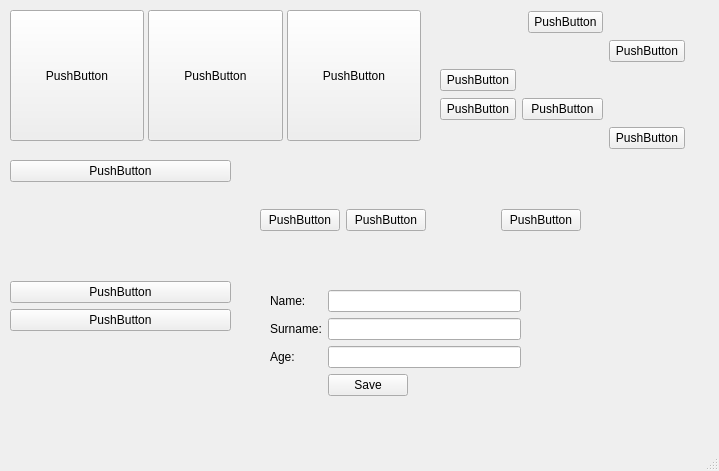
<?xml version="1.0" encoding="UTF-8"?>
<ui version="4.0">
 <class>MainWindow</class>
 <widget class="QMainWindow" name="MainWindow">
  <property name="geometry">
   <rect>
    <x>0</x>
    <y>0</y>
    <width>719</width>
    <height>471</height>
   </rect>
  </property>
  <property name="sizePolicy">
   <sizepolicy hsizetype="Preferred" vsizetype="Fixed">
    <horstretch>0</horstretch>
    <verstretch>0</verstretch>
   </sizepolicy>
  </property>
  <property name="windowTitle">
   <string>MainWindow</string>
  </property>
  <widget class="QWidget" name="centralwidget">
   <widget class="QWidget" name="horizontalLayoutWidget">
    <property name="geometry">
     <rect>
      <x>10</x>
      <y>10</y>
      <width>411</width>
      <height>131</height>
     </rect>
    </property>
    <layout class="QHBoxLayout" name="horizontalLayout" stretch="0,0,0">
     <property name="spacing">
      <number>4</number>
     </property>
     <item>
      <widget class="QPushButton" name="pushButton_3">
       <property name="sizePolicy">
        <sizepolicy hsizetype="Minimum" vsizetype="Expanding">
         <horstretch>0</horstretch>
         <verstretch>0</verstretch>
        </sizepolicy>
       </property>
       <property name="text">
        <string>PushButton</string>
       </property>
      </widget>
     </item>
     <item>
      <widget class="QPushButton" name="pushButton_2">
       <property name="sizePolicy">
        <sizepolicy hsizetype="Minimum" vsizetype="Expanding">
         <horstretch>0</horstretch>
         <verstretch>0</verstretch>
        </sizepolicy>
       </property>
       <property name="text">
        <string>PushButton</string>
       </property>
      </widget>
     </item>
     <item>
      <widget class="QPushButton" name="pushButton">
       <property name="sizePolicy">
        <sizepolicy hsizetype="Minimum" vsizetype="Expanding">
         <horstretch>0</horstretch>
         <verstretch>0</verstretch>
        </sizepolicy>
       </property>
       <property name="text">
        <string>PushButton</string>
       </property>
      </widget>
     </item>
    </layout>
   </widget>
   <widget class="QWidget" name="horizontalLayoutWidget_2">
    <property name="geometry">
     <rect>
      <x>260</x>
      <y>180</y>
      <width>321</width>
      <height>81</height>
     </rect>
    </property>
    <layout class="QHBoxLayout" name="horizontalLayout_2">
     <item>
      <widget class="QPushButton" name="pushButton_8">
       <property name="text">
        <string>PushButton</string>
       </property>
      </widget>
     </item>
     <item>
      <widget class="QPushButton" name="pushButton_9">
       <property name="text">
        <string>PushButton</string>
       </property>
      </widget>
     </item>
     <item>
      <spacer name="horizontalSpacer">
       <property name="orientation">
        <enum>Qt::Horizontal</enum>
       </property>
       <property name="sizeHint" stdset="0">
        <size>
         <width>40</width>
         <height>20</height>
        </size>
       </property>
      </spacer>
     </item>
     <item>
      <widget class="QPushButton" name="pushButton_7">
       <property name="text">
        <string>PushButton</string>
       </property>
      </widget>
     </item>
    </layout>
   </widget>
   <widget class="QWidget" name="">
    <property name="geometry">
     <rect>
      <x>10</x>
      <y>160</y>
      <width>221</width>
      <height>171</height>
     </rect>
    </property>
    <layout class="QVBoxLayout" name="verticalLayout">
     <item>
      <widget class="QPushButton" name="pushButton_5">
       <property name="sizePolicy">
        <sizepolicy hsizetype="Minimum" vsizetype="Fixed">
         <horstretch>0</horstretch>
         <verstretch>0</verstretch>
        </sizepolicy>
       </property>
       <property name="text">
        <string>PushButton</string>
       </property>
      </widget>
     </item>
     <item>
      <spacer name="verticalSpacer">
       <property name="orientation">
        <enum>Qt::Vertical</enum>
       </property>
       <property name="sizeHint" stdset="0">
        <size>
         <width>20</width>
         <height>40</height>
        </size>
       </property>
      </spacer>
     </item>
     <item>
      <widget class="QPushButton" name="pushButton_4">
       <property name="sizePolicy">
        <sizepolicy hsizetype="Minimum" vsizetype="Fixed">
         <horstretch>0</horstretch>
         <verstretch>0</verstretch>
        </sizepolicy>
       </property>
       <property name="text">
        <string>PushButton</string>
       </property>
      </widget>
     </item>
     <item>
      <widget class="QPushButton" name="pushButton_6">
       <property name="sizePolicy">
        <sizepolicy hsizetype="Minimum" vsizetype="Fixed">
         <horstretch>0</horstretch>
         <verstretch>0</verstretch>
        </sizepolicy>
       </property>
       <property name="text">
        <string>PushButton</string>
       </property>
      </widget>
     </item>
    </layout>
   </widget>
   <widget class="QWidget" name="">
    <property name="geometry">
     <rect>
      <x>440</x>
      <y>10</y>
      <width>245</width>
      <height>141</height>
     </rect>
    </property>
    <layout class="QGridLayout" name="gridLayout">
     <item row="3" column="1" colspan="2">
      <widget class="QPushButton" name="pushButton_13">
       <property name="text">
        <string>PushButton</string>
       </property>
      </widget>
     </item>
     <item row="2" column="0">
      <widget class="QPushButton" name="pushButton_10">
       <property name="text">
        <string>PushButton</string>
       </property>
      </widget>
     </item>
     <item row="0" column="2">
      <widget class="QPushButton" name="pushButton_12">
       <property name="text">
        <string>PushButton</string>
       </property>
      </widget>
     </item>
     <item row="4" column="3">
      <widget class="QPushButton" name="pushButton_15">
       <property name="text">
        <string>PushButton</string>
       </property>
      </widget>
     </item>
     <item row="3" column="0">
      <widget class="QPushButton" name="pushButton_14">
       <property name="text">
        <string>PushButton</string>
       </property>
      </widget>
     </item>
     <item row="1" column="3">
      <widget class="QPushButton" name="pushButton_11">
       <property name="text">
        <string>PushButton</string>
       </property>
      </widget>
     </item>
    </layout>
   </widget>
   <widget class="QWidget" name="">
    <property name="geometry">
     <rect>
      <x>270</x>
      <y>290</y>
      <width>251</width>
      <height>122</height>
     </rect>
    </property>
    <layout class="QFormLayout" name="formLayout">
     <item row="0" column="0">
      <widget class="QLabel" name="label">
       <property name="text">
        <string>Name:</string>
       </property>
      </widget>
     </item>
     <item row="0" column="1">
      <widget class="QLineEdit" name="lineEdit"/>
     </item>
     <item row="1" column="0">
      <widget class="QLabel" name="label_2">
       <property name="text">
        <string>Surname:</string>
       </property>
      </widget>
     </item>
     <item row="1" column="1">
      <widget class="QLineEdit" name="lineEdit_2"/>
     </item>
     <item row="2" column="0">
      <widget class="QLabel" name="label_3">
       <property name="text">
        <string>Age:</string>
       </property>
      </widget>
     </item>
     <item row="2" column="1">
      <widget class="QLineEdit" name="lineEdit_3"/>
     </item>
     <item row="3" column="1">
      <widget class="QPushButton" name="pushButton_16">
       <property name="sizePolicy">
        <sizepolicy hsizetype="Fixed" vsizetype="Fixed">
         <horstretch>0</horstretch>
         <verstretch>0</verstretch>
        </sizepolicy>
       </property>
       <property name="text">
        <string>Save</string>
       </property>
      </widget>
     </item>
    </layout>
   </widget>
  </widget>
  <widget class="QMenuBar" name="menubar">
   <property name="geometry">
    <rect>
     <x>0</x>
     <y>0</y>
     <width>719</width>
     <height>21</height>
    </rect>
   </property>
  </widget>
  <widget class="QStatusBar" name="statusbar"/>
 </widget>
 <resources/>
 <connections/>
</ui>
